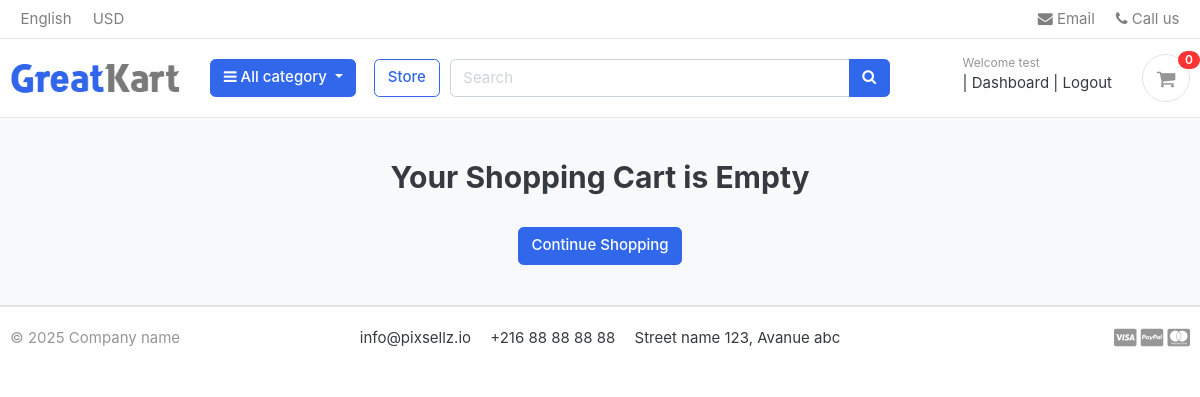
Page /cart/ (signed in) on the earlier database version.
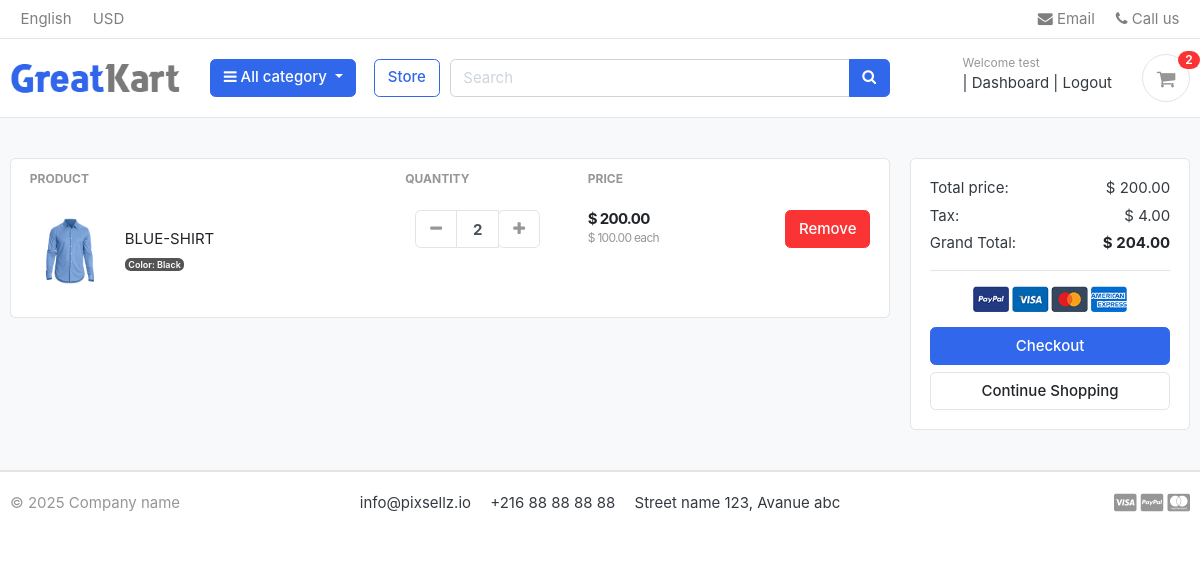
Same page on the later database version.
### account/models.py (models this page shows, shortened)
class Account(AbstractBaseUser):
    first_name = models.CharField(max_length=50)
    last_name = models.CharField(max_length=50)
    username = models.CharField(max_length=50, unique=True)
    email = models.EmailField(max_length=100, unique=True)
    phone_number = models.CharField(max_length=50)
    date_joined = models.DateTimeField(auto_now_add=True)
    last_login = models.DateTimeField(auto_now_add=True)
    is_admin = models.BooleanField(default=False)
    is_staff = models.BooleanField(default=False)
    is_active = models.BooleanField(default=False)
    is_superadmin = models.BooleanField(default=False)
    USERNAME_FIELD = 'email'
    REQUIRED_FIELDS = ['username', 'first_name', 'last_name']
    objects = MyAccountManager()

### carts/models.py (models this page shows, shortened)
class CartItem(models.Model):
    user = models.ForeignKey(Account, on_delete=models.CASCADE, null=True)
    product = models.ForeignKey(Product, on_delete=models.CASCADE)
    variations = models.ManyToManyField(Variation, blank=True)
    cart = models.ForeignKey(Cart, on_delete=models.CASCADE, null=True)
    quantity = models.IntegerField()
    is_active = models.BooleanField(default=True)
    def sub_total(self):
        return self.product.price * self.quantity

### store/models.py (models this page shows, shortened)
class Product(models.Model):
    product_name = models.CharField(max_length=100)
    slug = models.SlugField(max_length=100, unique=True)
    description = models.TextField(max_length=500, blank=True)
    price = models.DecimalField(max_digits=10, decimal_places=2)
    image = models.ImageField(upload_to='photos/products/')
    stock = models.IntegerField()
    is_available = models.BooleanField(default=True)
    category = models.ForeignKey('Category.Category', on_delete=models.CASCADE)
    created_date = models.DateTimeField(auto_now_add=True)
    modified_date = models.DateTimeField(auto_now=True)
    def get_url(self):
        return reverse('product_detail', args=[self.category.slug, self.slug])

class Variation(models.Model):
    product = models.ForeignKey(Product, on_delete=models.CASCADE)
    variation_category = models.CharField(max_length=100, choices=variation_category_choice)
    variation_value = models.CharField(max_length=100)
    is_active = models.BooleanField(default=True)
    created_date = models.DateTimeField(auto_now=True)
    objects = VariationManager()

### carts/views.py (the view)
# urls.py: path('cart/', include('carts.urls')),
def cart(request, total=0, quantity=0, cart_item=None):
    try:
        tax = 0
        grand_total = 0
        if request.user.is_authenticated:
            cart_items = CartItem.objects.filter(user=request.user, is_active=True)
        else:
            cart = Cart.objects.get(cart_id=_cart_id(request))
            cart_items = CartItem.objects.filter(cart=cart, is_active=True)
        for cart_item in cart_items:
            total += (cart_item.product.price * cart_item.quantity)
            quantity += cart_item.quantity
        tax = (2 * total) / 100
        grand_total = total + tax
    except ObjectDoesNotExist:
        pass
    context = {
        'total': total,
        'quantity': quantity,
        'cart_items': cart_items,
        'tax': tax,
        'grand_total': grand_total,
    }
    return render(request, 'store/cart.html', context)

### Category/context_processors.py (called while the page is built)
def menu_links(request):
   links = Category.objects.all()
   return dict(links=links)

### Category/models.py (called while the page is built)
    def get_url(self):
            return reverse('products_by_category', args=[self.slug])

### carts/context_processors.py (called while the page is built)
def counter(request):
    cart_count = 0
    if 'admin' in request.path:
        return {}
    else:
        try:
            cart = Cart.objects.filter(cart_id=_cart_id(request))
            if request.user.is_authenticated:
                cart_items = CartItem.objects.all().filter(user=request.user)
            else:
                cart_items = CartItem.objects.all().filter(cart=cart[:1])
            for cart_item in cart_items:
                cart_count += cart_item.quantity
        except Cart.DoesNotExist:
            cart_count = 0
    return dict(cart_count=cart_count)

### carts/views.py (called while the page is built)
def _cart_id(request):
    cart = request.session.session_key
    if not cart:
        cart = request.session.create()
    return cart

### templates/store/cart.html (shortened to what this page needs)
{% extends 'base.html' %}
{% load static %}
{% block content %}
<section class="section-content padding-y bg">
	<div class="container">
		{% if not cart_items %}
		<h2 class="text-center">Your Shopping Cart is Empty </h2>
		<br>
		<div class="text-center">
			<a href="{% url 'store' %}" class="btn btn-primary">Continue Shopping</a>
		</div>
		{% else %}
		<div class="row">
			<aside class="col-lg-9">
				<div class="card">
					<table class="table table-borderless table-shopping-cart">
						<thead class="text-muted">
							<tr class="small text-uppercase">
								<th scope="col">Product</th>
								<th scope="col" width="120">Quantity</th>
								<th scope="col" width="120">Price</th>
								<th scope="col" class="text-right" width="200"> </th>
							</tr>
						</thead>
						<tbody>
							{% for cart_item in cart_items %}
							<tr>
								<td>
									<figure class="itemside align-items-center">
										<div class="aside"><img src="{{ cart_item.product.image.url }}" class="img-sm">
										</div>
										<figcaption class="info">
    <a href="{{ cart_item.product.get_url }}" class="title text-dark">
        {{ cart_item.product.product_name }}
    </a>
    <p class="text-muted small">
        {% if cart_item.variations.all %}
            {% for item in cart_item.variations.all %}
                <span class="badge badge-secondary">
                    {{ item.variation_category | capfirst }}: {{ item.variation_value | capfirst }}
                </span>
            {% endfor %}
        {% else %}
            <span class="text-muted">Aucune variation</span>
        {% endif %}
    </p>
</figcaption>
									</figure>
								</td>
								<td>
									<div class="col">
										<div class="input-group input-spinner">
											<div class="input-group-prepend">
												<a href="{% url 'remove_cart' cart_item.product.id cart_item.id %}"
													class="btn btn-light" type="button" id="button-plus"><i
														class="fa fa-minus"></i></a>
											</div>
											<input type="text" class="form-control" value="{{ cart_item.quantity }}">
											<div class="input-group-append">
												<form action="{% url 'add_cart' cart_item.product.id %}" method="POST">
													<button class="btn btn-light" type="submit" id="button-minus"><i
															class="fa fa-plus"></i></button>
												</form>
											</div>
										</div>
									</div>
								</td>
								<td>
									<div class="price-wrap">
										<var class="price">$ {{ cart_item.sub_total }}</var>
										<small class="text-muted"> $ {{ cart_item.product.price }} each </small>
									</div>
								</td>
								<td class="text-right">
									<a href="{% url 'remove_cart_item' cart_item.product.id cart_item.id  %}"
									onclick="return confirm('Are you sure you want to delete this item ?')"	class="btn btn-danger">Remove </a>
								</td>
							</tr>
							{% endfor %}
						</tbody>
					</table>
				</div>
			</aside>
			<aside class="col-lg-3">
				<div class="card">
					<div class="card-body">
						<dl class="dlist-align">
							<dt>Total price:</dt>
							<dd class="text-right">$ {{ total }}</dd>
						</dl>
						<dl class="dlist-align">
							<dt>Tax:</dt>
							<dd class="text-right"> $ {{tax}}</dd>
						</dl>
						<dl class="dlist-align">
							<dt>Grand Total:</dt>
							<dd class="text-right text-dark b"><strong>$ {{grand_total}}</strong></dd>
						</dl>
						<hr>
						<p class="text-center mb-3">
							<img src="{% static './images/misc/payments.png' %}" height="26">
						</p>
						<a href="{% url 'checkout' %}" class="btn btn-primary btn-block"> Checkout </a>
						<a href="{%url 'store'  %}" class="btn btn-light btn-block">Continue Shopping</a>
					</div>
				</div>
			</aside>
		</div>
		{% endif %}
	</div>
</section>
{% endblock %}

### templates/base.html (shortened to what this page needs)
{% load static %}
<!DOCTYPE HTML>
<html lang="en">
<head>
  <link rel="stylesheet" href="{% static 'css/bootstrap.css' %}" type="text/css">
  <link rel="stylesheet" href="{% static 'fonts/fontawesome/css/all.min.css' %}" type="text/css">
  <link rel="stylesheet" href="{% static 'css/ui.css' %}" type="text/css">
  <link rel="stylesheet" href="{% static 'css/responsive.css' %}" media="only screen and (max-width: 1200px)">
  <link rel="stylesheet" href="{% static 'css/custom.css' %}" type="text/css">
  <link rel="stylesheet" href="https://cdnjs.cloudflare.com/ajax/libs/font-awesome/4.7.0/css/font-awesome.min.css">
</head>
<body>
    {% include 'includes/navbar.html' %}
    {% block content %}{% endblock content %}
    {% include 'includes/footer.html' %}

### templates/includes/navbar.html (shortened to what this page needs)
{% load static %}
<header class="section-header">
  <nav class="navbar p-md-0 navbar-expand-sm navbar-light border-bottom">
    <div class="container">
      <div class="collapse navbar-collapse" id="navbarTop4">
        <ul class="navbar-nav mr-auto">
          <li class="nav-item"><a href="#" class="nav-link">English</a></li>
          <li class="nav-item"><a href="#" class="nav-link">USD</a></li>
        </ul>
        <ul class="navbar-nav">
          <li><a href="#" class="nav-link"><i class="fa fa-envelope"></i> Email</a></li>
          <li><a href="#" class="nav-link"><i class="fa fa-phone"></i> Call us</a></li>
        </ul>
      </div>
    </div>
  </nav>
  <section class="header-main border-bottom">
    <div class="container">
      <div class="row align-items-center">
        <div class="col-lg-2 col-md-3 col-6">
          <a href="{% url 'home' %}" class="brand-wrap">
            <img class="logo" src="{% static 'images/logo.png' %}" alt="Logo">
          </a>
        </div>
        <div class="col-lg col-sm col-md col-6 flex-grow-0">
          <div class="category-wrap dropdown d-inline-block float-right">
            <button type="button" class="btn btn-primary dropdown-toggle" data-toggle="dropdown" aria-expanded="false">
              <i class="fa fa-bars"></i> All category
            </button>
          </div>
        </div>
        <a href="{% url 'store' %}" class="btn btn-outline-primary ml-2">Store</a>
        <div class="col-lg col-md-6 col-sm-12 col">
          <form action="{% url 'search' %}" class="search" method='GET'>
            <div class="input-group w-100">
              <input type="text" class="form-control" placeholder="Search" name="keyword">
              <div class="input-group-append">
                <button class="btn btn-primary" type="submit">
                  <i class="fa fa-search"></i>
                </button>
              </div>
            </div>
          </form>
        </div>
        <div class="col-lg-3 col-sm-6 col-8 order-2 order-lg-3">
          <div class="d-flex justify-content-end mb-3 mb-lg-0">
            {% if user.id is None %}
            <div class="widget-header">
              <small class="title text-muted">Welcome guest!</small>
              <div>
                <a href="{% url 'login' %}">Sign in</a>
                <span class="dark-transp"> | </span>
                <a href="{% url 'register' %}">Register</a>
              </div>
            </div>
            {% else %}
             <div class="widget-header">
              <small class="title text-muted">Welcome {{user.first_name}}</small>
              <div>
                <span class="dark-transp"> | </span>
                <a href="{% url 'dashboard' %}">Dashboard</a><span class="dark-transp"> | </span>
                <a href="{% url 'logout' %}">Logout</a>
              </div>
            </div>
            {% endif %}
            <a href="{% url 'cart' %}" class="widget-header pl-3 ml-3">
              <div class="icon icon-sm rounded-circle border"><i class="fa fa-shopping-cart"></i></div>
              <span class="badge badge-pill badge-danger notify">{{cart_count}}</span>
            </a>
          </div>
        </div>
      </div>
    </div>
  </section>
</header>

### templates/includes/footer.html (shortened to what this page needs)
<footer class="section-footer border-top">
	<div class="container">
		<section class="footer-bottom border-top row">
			<div class="col-md-2">
				<p class="text-muted"> &copy 2025 Company name </p>
			</div>
			<div class="col-md-8 text-md-center">
				<span  class="px-2">info@pixsellz.io</span>
				<span  class="px-2">+216 88 88 88 88 </span>
				<span  class="px-2">Street name 123, Avanue abc</span>
			</div>
			<div class="col-md-2 text-md-right text-muted">
				<i class="fab fa-lg fa-cc-visa"></i>
				<i class="fab fa-lg fa-cc-paypal"></i>
				<i class="fab fa-lg fa-cc-mastercard"></i>
			</div>
		</section>
	</div>
</footer>
</body>
</html>

### static/css/ui.css (style rules this page uses)
html { font-family: "Inter", sans-serif; font-size: 15px; }
.price-wrap { letter-spacing: -0.7px; }
.icon-xs, .icon-sm, .icon-md, .icon-lg { display: inline-block; text-align: center; flex-shrink: 0; flex-grow: 0; }
.icon-sm { width: 48px; height: 48px; line-height: 48px !important; font-size: 20px; }
.img-xs, .img-sm, .img-md, .img-lg { -o-object-fit: cover; object-fit: cover; flex-shrink: 0; flex-grow: 0; }
.img-sm { width: 80px; height: 80px; }
.padding-y { padding-top: 40px; padding-bottom: 40px; }
var { font-style: normal; }
figure { margin-bottom: 0; }
.bg { background-color: #f8f9fa; }
.b { font-weight: 600; }
p:last-child { margin-bottom: 0; }
.header-main { position: relative; padding-top: 1rem; padding-bottom: 1rem; }
.brand-wrap .logo, .navbar-brand .logo { margin-right: 7px; max-height: 42px; display: inline-block; }
.widget-header { display: inline-block; vertical-align: middle; position: relative; }
.widget-header a { color: #343a40; }
.widget-header i { color: #969696; }
.widget-header .title { display: block; }
.widget-header .notify { position: absolute; top: -3px; right: -10px; }
.footer-bottom { padding-top: 20px; padding-bottom: 20px; }
.btn-light { background-color: #fff; border-color: #e4e4e4; }
.btn-light i { color: #969696; }
.itemside { position: relative; display: flex; width: 100%; }
.itemside .aside { position: relative; flex-shrink: 0; }
.itemside .info { padding-left: 15px; padding-right: 7px; }
.itemside p { margin-bottom: 0; }
.itemside .title { display: block; margin-bottom: 5px; color: #212529; }
[class*=dlist-] { margin-bottom: 5px; }
[class*=dlist-] dd { margin-bottom: 0; }
.dlist-align { display: flex; }
.dlist-align dt { width: 150px; word-wrap: break-word; font-weight: normal; }
.dlist-align dd { flex-grow: 1; }
.notify { position: absolute; top: -4px; right: -10px; display: inline-block; padding: 0.25em 0.6em; font-size: 12px; line-height: 1; text-align: center; border-radius: 3rem; color: #fff; background-color: #fa3434; }
.price { font-weight: 600; color: #212529; }
.input-spinner { width: 125px; flex-wrap: nowrap; display: inline-flex; vertical-align: middle; }
.input-spinner input.form-control { text-align: center; max-width: 46px; font-weight: bold; flex-basis: 46px; border-color: #e4e4e4; flex-grow: 0; }
.input-spinner .btn { width: 42px; text-align: center; padding-left: 0.5rem; padding-right: 0.5rem; }
.table-shopping-cart.table td, .table-shopping-cart.table th { padding-left: 1.25rem; padding-right: 1.25rem; }
.table-shopping-cart .price-wrap { line-height: 1.2; }
.table-shopping-cart .price { font-weight: bold; margin-right: 5px; display: block; }

Differences in the rows shown:
added CartItem: product.image (picture), product.product_name "BLUE-SHIRT", quantity "2", sub_total "200.00", product.price "100.00"
now on this page (row unchanged): Variation: variation_category "Color", variation_value "Black"
Other differences:
{{ cart_count }}: "0" → "2"
{{ total }}: (not shown) → "200.00"
{{ tax }}: (not shown) → "4.00"
{{ grand_total }}: (not shown) → "204.00"
text no longer shown: "Your Shopping Cart is Empty"
text now shown: "PRODUCT QUANTITY PRICE Total price: $ Tax: $ Grand Total: $ Checkout"
